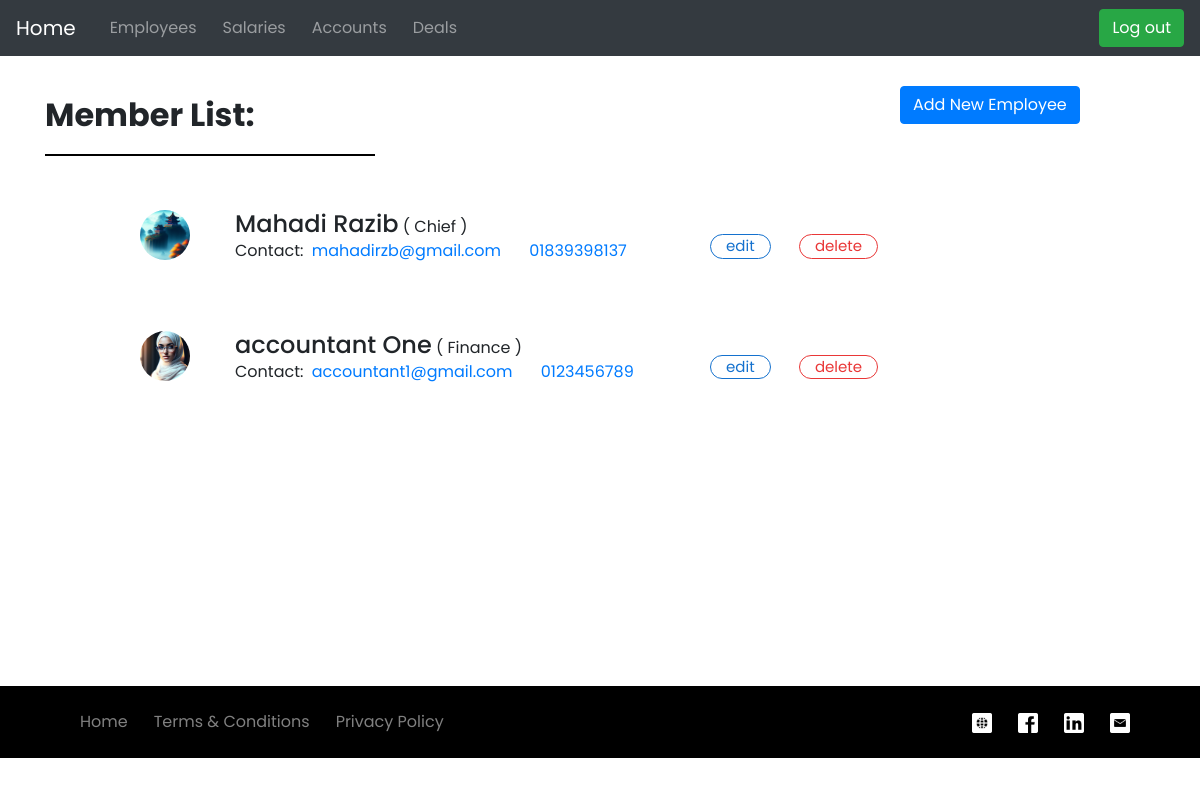
Screenshot of /dashboard/seeAllEmployee/ (signed in) with the database file from the repository.
### userAuth/models.py (models this page shows, shortened)
class userInfo(models.Model):
    user = models.OneToOneField(User, on_delete=models.CASCADE)
    genders = (('male', 'male'), ('female', 'female'), ('other', 'other'))
    roles = (('1', 'Chief'), ('2', 'Moderator'), ('3', 'Human Resource'), ('4', 'Finance'), ('5', 'Office Employee'))
    bloodGroups = (('A+', 'A+'), ('A-', 'A-'), ('B+', 'B+'), ('B-', 'B-'), ('O+', 'O+'), ('O-', 'O-'), ('AB+', 'AB+'), ('AB-', 'AB-'))
    phone = models.CharField(max_length=15)
    gender = models.TextField(choices=genders)
    role = models.TextField(choices=roles, default='5')
    proPic = models.ImageField(blank=True, upload_to='propic')
    fbLink = models.URLField(blank=True)
    bloodGroup = models.CharField(max_length=5, choices=bloodGroups, blank=True)

### dashboard/views.py (the view)
# urls.py: path('seeAllEmployee/', views.seeAllEmployee , name='seeAllEmployee'),
@login_required
def seeAllEmployee(request):
    dict = {}
    currentUser = request.user
    currentUserMoreInfo = userInfo.objects.get(user__pk = currentUser.id)
    if currentUser.is_authenticated:
        users = User.objects.all()
        usersMoreInfo = userInfo.objects.order_by('role').select_related("user")
        dict.update({'users' : users})
        dict.update({'userMoreInfo': usersMoreInfo})
        if (currentUserMoreInfo.role == "1" or currentUserMoreInfo.role == "2" or currentUserMoreInfo.role == "3" ):
            dict.update({"employeeController": True})
        if (currentUserMoreInfo.role == "1" or currentUserMoreInfo.role == "4" ):
            dict.update({"finaceController": True})
        if (currentUserMoreInfo.role == "1"):
            dict.update({"fullEmployeeControler": True})
        return render(request, 'seeAllEmployee/allUserDetails.html', context=dict)
    dict.update({'message': "You does not have authority to see the employee"})
    return render(request, 'showMessage.html', context=dict)

### templates/seeAllEmployee/allUserDetails.html (shortened to what this page needs)
<!DOCTYPE html>
{% extends 'base.html' %}
{% load static %}
{% block body_block %}
<div class="selfMiddle container wrapper" style="margin-top: 30px;">
{% if user.is_authenticated %}
<div class="row">
    <div class="col-lg-9 col-sm-12">
        <h1 class="message"> Member List: </h1>
        <div style="width: 40%; height: 2px; background-color: rgb(0, 0, 0); margin: 0 0 30px;"></div>
    </div>
    {% if employeeController %}
    <div class="col-lg-3">
        <a href="{% url 'userAuth:userRegistation' %}" class="btn btn-primary">Add New Employee</a>
    </div>
    {% endif %}
</div>
    <div class="row justify-content-center mt-4">
        {% for user in userMoreInfo %}
        <div class="col-lg-1 col-sm-2">
            <img src="/media/{{ user.proPic }}" alt="" class="pic">
        </div>
        <div class="col-lg-5 col-sm-10">
            <div>
                <h3 class="sideName"> {{ user.user.first_name }} {{ user.user.last_name }} </h3>
                {% if user.role == '1' %}
                    ( Chief )
                {% elif user.role == '2' %}
                    ( Moderator )
                {% elif user.role == '3' %}
                    ( Human Resource )
                {% elif user.role == '4' %}
                    ( Finance )
                {% else %}
                    ( Office Employee )
                {% endif %}
            </div>
            <div class="">
                <div class="mr-1" style="display: inline;">
                    Contact:
                </div>
                <wbr>
                <div class="mr-4" style="display: inline;">
                    <a href="mailto:{{ user.user.email }}">
                        {{ user.user.email }}
                    </a>
                </div>
                <wbr>
                <div class="" style="display: inline;">
                    <a href="tel:{{ user.phone }}">
                        {{ user.phone }}
                    </a>
                </div>
            </div>
        </div>
        <div class="col-lg-4 col-sm-12 justify-content-center">
            {% if employeeController %}
            <a href="{% url 'dashboard:edit_profile' id=user.user.id  %}" class="buttonStyle1 mt-4 mb-4 mr-4" >
                edit
            </a>
            {% endif %}
            {% if fullEmployeeControler %}
            <a href="{% url 'userAuth:employee_delete' id=user.user.id  %}" class="deleteButton mt-4 mb-4" onclick="return confirm('Are you sure?')"> delete </a>
            {% endif %}
        </div>
        {% endfor %}
    </div>
{% endif %}
</div>
{% endblock %}

### templates/base.html (shortened to what this page needs)
{% load static %}
<!DOCTYPE html>
<html lang="en">
<head>
  <link rel="stylesheet" href="https://maxcdn.bootstrapcdn.com/bootstrap/4.4.1/css/bootstrap.min.css">
  <link href="https://maxcdn.bootstrapcdn.com/font-awesome/4.7.0/css/font-awesome.min.css" rel="stylesheet">
    <link rel="stylesheet" href="{% static 'style/style.css' %}">
</head>
<body>
  <div class="loginRegistration">
      <nav class="navbar navbar-expand-lg navbar-dark bg-dark">
          <a class="navbar-brand" href="{% url 'userAuth:index' %}">Home</a>
          <div class="collapse navbar-collapse" id="navbarSupportedContent">
              {% if user.is_authenticated %}
              <ul class="navbar-nav mr-auto">
                <li class="nav-item">
                  <a class="nav-link" href="{% url 'dashboard:seeAllEmployee' %}">Employees</a>
                </li>
                {% if finaceController %}
                <li class="nav-item">
                    <a href="{% url 'finance:see_salary' %}" class="nav-link">Salaries</a>
                </li>
                <li class="nav-item">
                    <a href="{% url 'finance:accounts' %}" class="nav-link">Accounts</a>
                </li>
                {% endif %}
                <li class="nav-item">
                  <a href="{% url 'deals:deals' %}" class="nav-link">Deals</a>
                </li>
              </ul>
              <form class="form-inline my-2 my-lg-0">
                  <a href="{% url 'userAuth:logoutApp' %}" class="btn btn-success my-2 my-sm-0" >Log out</a>
              </form>
              {% else %}
              <form class="form-inline my-2 my-lg-0">
                  <a href="{% url 'userAuth:loginApp' %}" class="btn btn-primary my-2 my-sm-0" >Log in</a>
              </form>
            {% endif %}
          </div>
        </nav>
  </div>
  <div class="wholeContainer">
    {% block body_block %}
    {% endblock %}
  </div>
{% if user.is_authenticated %}
<footer>
  <div class="container-fluid" style="background-color: black;">
    <nav class="navbar navbar-expand-lg navbar-dark">
      <div class="container">
        <div class="navbar navbar-right">
          <ul class="navbar-nav mr-auto">
            <li class="nav-item">
              <a class="nav-link" href="">Home</a>
            </li>
            <li class="nav-item">
              <a class="nav-link" href="">Terms &amp; Conditions</a>
            </li>
            <li class="nav-item">
              <a class="nav-link" href="">Privacy Policy</a>
            </li>
          </ul>
        </div>
        <div class="navbar navbar-right">
          <ul class="navbar-nav mr-auto">
            <li class="nav-item">
              <a class="nav-link" href="">
                <img src="{% static 'images/icons/web.png' %}" alt="Website" width="20px">
              </a>
            </li>
            <li class="nav-item">
              <a class="nav-link" href="">
                <img src="{% static 'images/icons/fb.png' %}" alt="Facebook" width="20px">
              </a>
            </li>
            <li class="nav-item">
              <a class="nav-link" href="">
                <img src="{% static 'images/icons/linkedin.png' %}" alt="LinkedIn" width="20px">
              </a>
            </li>
            <li class="nav-item">
              <a class="nav-link" href="">
                <img src="{% static 'images/icons/mail.png' %}" alt="Mail" width="20px">
              </a>
            </li>
          </ul>
        </div>
      </div>
    </nav>
  </div>
</footer>
{% endif %}
</body>
</html>

### static/style/style.css (style rules this page uses)
* { font-family: 'Poppins', sans-serif; }
h1, h2, h3, p { margin: 0; }
a { text-decoration: none; }
h1 { font-size: 2rem; font-weight: bold; }
h3 { font-size: 1.5rem; }
.nav-item { margin-left: 10px; }
.selfMiddle { margin: 0 auto; width: 100%; }
.buttonStyle1 { display: inline-block; text-decoration: none; cursor: pointer; color: rgb(20, 113, 206); font-size: 15px; padding: 0 15px; border: 1px solid; border-radius: 50px; }
.deleteButton { display: inline-block; text-decoration: none; cursor: pointer; color: #e93737; font-size: 15px; padding: 0 15px; border: 1px solid; border-radius: 50px; }

### templates/seeAllEmployee/allUserDetails.html (style rules this page uses)
.wrapper { min-height: 75vh; }
.message { margin-top: 10px; margin-bottom: 20px; }
.pic { width: 50px; height: 50px; object-fit: cover; border-radius: 50%; }
.sideName { display: inline-block; }

### rows the page displays
userInfo: proPic (picture), user.first_name "Mahadi", user.last_name "Razib", role "( Chief )", user.email "mahadirzb@gmail.com", phone "01839398137"
userInfo: proPic (picture), user.first_name "accountant", user.last_name "One", role "( Finance )", user.email "accountant1@gmail.com", phone "0123456789"
